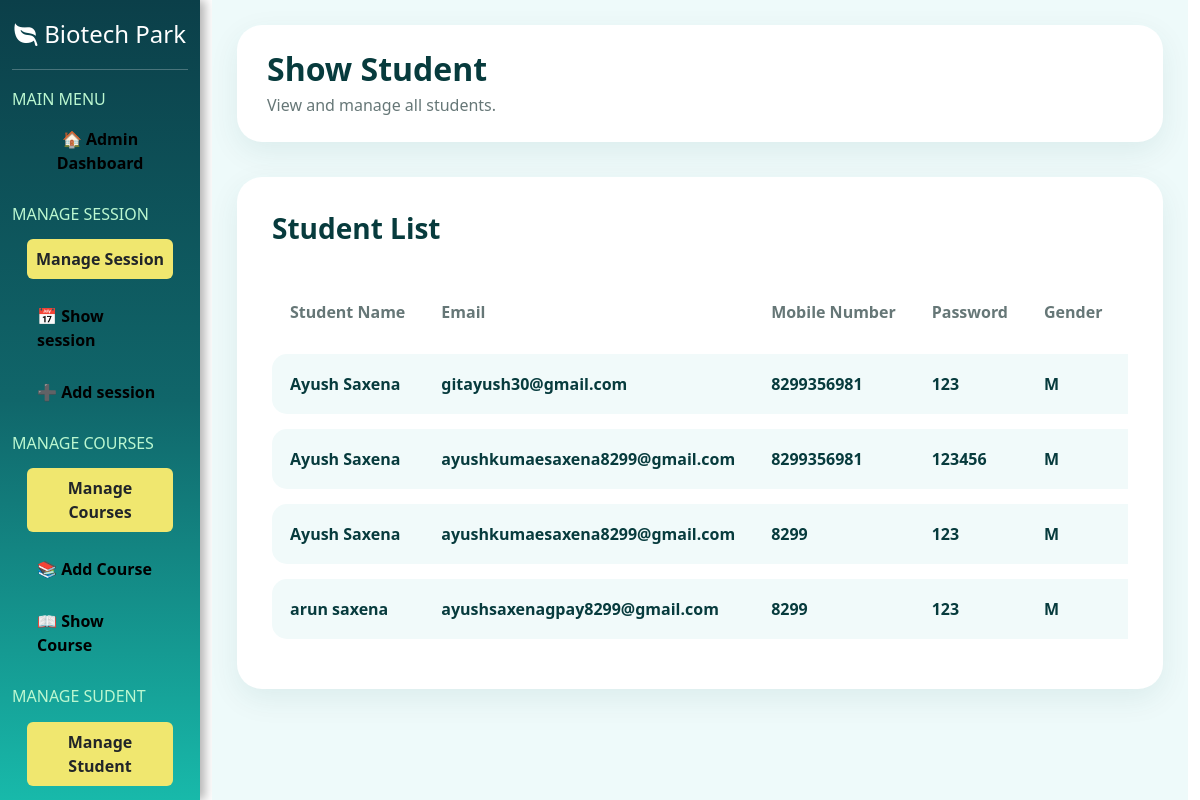
The app's page /showstudent/, older data.
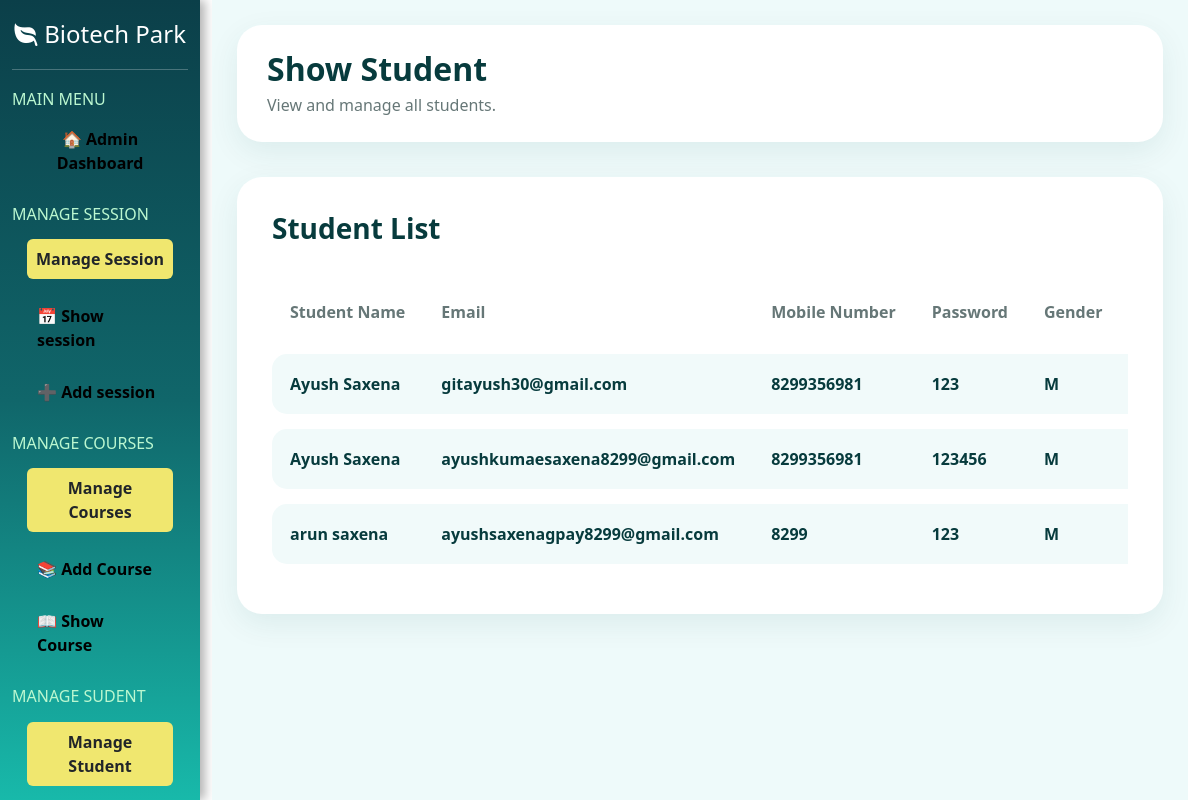
The same page, newer data.
### myapp/models.py (models this page shows)
class tbl_student(models.Model):
    sid=models.IntegerField(primary_key=True,auto_created=True)
    name=models.CharField(max_length=225,null=True)
    emailaddress=models.EmailField(max_length=225,null=True)
    password=models.CharField(max_length=16,null=True)
    contact_no=models.IntegerField(null=True)
    gender=models.CharField(max_length=2,null=True)
    dob=models.DateField(null=True,blank=True)
    f_name=models.CharField(max_length=255,null=True)
    m_name=models.CharField(max_length=255,null=True)
    address=models.CharField(max_length=500,null=True)
    aadhar_no=models.IntegerField(max_length=12,blank=True,null=True)
    aadhar_pic=models.FileField(upload_to='student_documents',null=True)
    Session=models.CharField(max_length=50,null=True)
    course=models.CharField(max_length=500,null=True)
    course_duration=models.CharField(max_length=50,null=True)
    hs_percentage=models.CharField(max_length=20,null=True)
    hs_marksheet=models.FileField(upload_to='student_documents',null=True)
    inter_percentage=models.CharField(max_length=20,null=True)
    inter_marksheet=models.FileField(upload_to='student_documents',null=True)
    profile_pic=models.FileField(upload_to='student_documents',null=True)
    sign=models.FileField(upload_to='student_documents',null=True)
    application_status=models.CharField(max_length=20,null=True)
    fees=models.IntegerField(null=True)
    fees_status=models.CharField(max_length=20,null=True)

### myapp/views.py (the view)
# urls.py: path('showstudent/', showstudent, name='showstudent'),
def showstudent(request):
    ab = tbl_student.objects.all()
    return render(request, 'admin/showstudent.html', {'ab': ab})

### myapp/templates/admin/showstudent.html (shortened to what this page needs)
{% extends 'admin/adminlayout.html' %}
{% block admin %}
<div class="course-page">
    <div class="page-header">
        <h2>Show Student</h2>
        <p>View and manage all students.</p>
    </div>
    <div class="course-card">
        <div class="d-flex justify-content-between align-items-center mb-4">
            <h3 class="course-title">
                Student List
            </h3>
        </div>
        <div class="table-responsive">
            <table class="table custom-table">
                <thead>
                    <tr>
                        <th>Student Name</th>
                        <th>Email</th>
                        <th>Mobile Number</th>
                        <th>Password</th>
                        <th>Gender</th>
                        <th>DOB</th>
                    </tr>
                </thead>
                <tbody>
                    {% for i in ab %}
                    <tr>
                        <td>{{ i.name }}</td>
                        <td>{{ i.emailaddress }}</td>
                        <td>{{ i.contact_no }}</td>
                        <td>{{ i.password }}</td>
                        <td>
                             {{ i.gender }}
                        </td>
                        <td>{{ i.dob }}</td>
                    </tr>
                    {% endfor %}
                </tbody>
            </table>
        </div>
    </div>
</div>
{% endblock %}

Row changes from the older to the newer data that the page shows:
removed tbl_student: name "Ayush Saxena", emailaddress "ayushkumaesaxena8299@gmail.com", contact_no "8299", password "123", gender "M"
